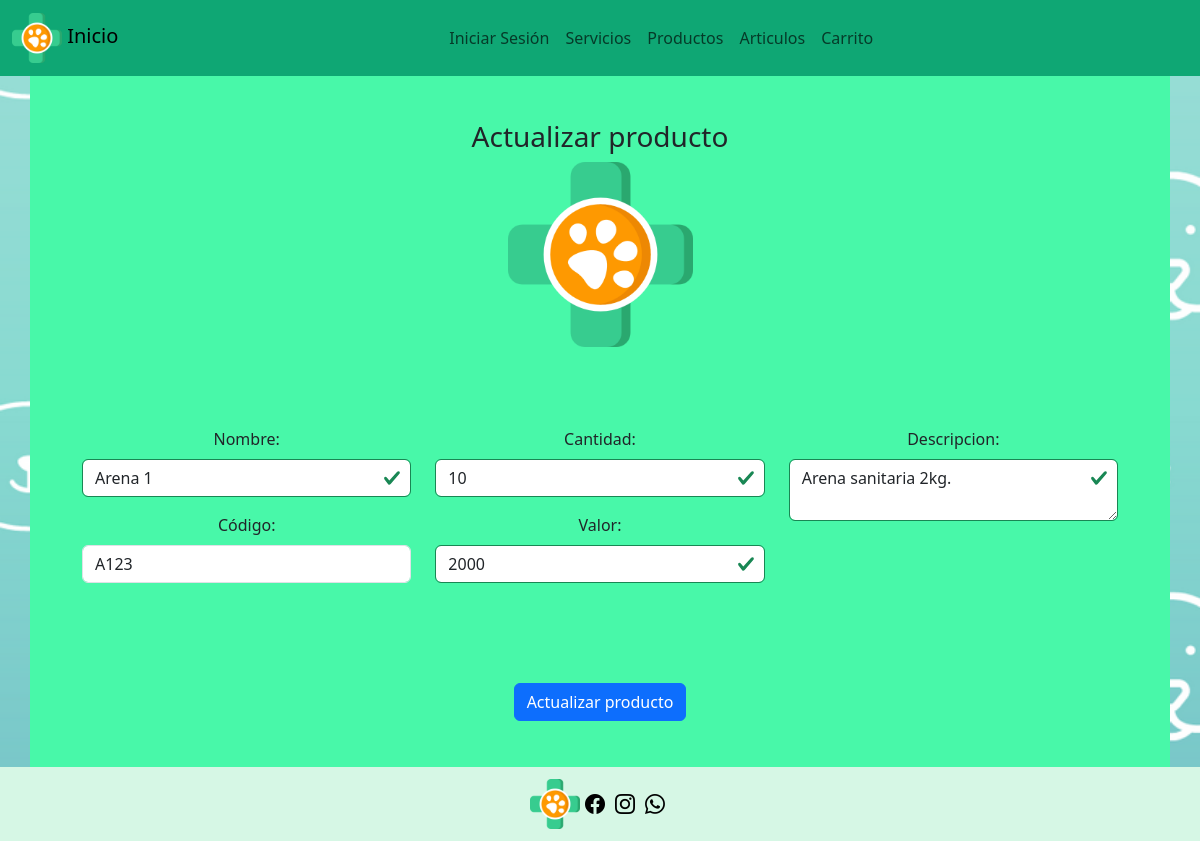
/productos_findEdit/A123/, run on the app's committed database.
### veterinaria/models.py (models this page shows, shortened)
class Producto(models.Model):
    codigo = models.CharField(max_length=10, primary_key=True)
    nombre = models.CharField(max_length=20)
    descripcion = models.CharField(max_length=100)
    valor = models.IntegerField()
    cantidad = models.CharField(max_length=4)

### veterinaria/views.py (the view)
# urls.py: path('productos_findEdit/<str:pk>/', views.productos_findEdit, name='productos_findEdit'),
def productos_findEdit(request, pk):
    if pk != "":
        producto = Producto.objects.get(codigo=pk)
        context={'producto':producto}
        if producto:
            return render(request, 'veterinaria/productoEdit.html', context)
        else:
            context={'mensaje': "Error, codigo no existe..."}
            return render(request, 'veterinaria/productosCrud.html', context)

### veterinaria/templates/veterinaria/productoEdit.html (shortened to what this page needs)
{% extends 'veterinaria/base.html' %}
{% load static %}
{% block content %}
  <section class="container">
    <div class="container">
      <div class="text-center">
        <h3>Actualizar producto</h3>
        <img src="{% static 'imagenes/logo.png' %}" style="width: 185px;" alt="logo">
      </div>
    </div>
    <form action="{% url 'productoUpdate' %}" method="post" class="was-validated">
      <div class="container row mx-auto registro">
        <div class="col-md-4 col-lg-4">
          <div class="mb-3 ">
            <label for="nombre" class="form-label">Nombre:</label>
            <input type="text" class="form-control" id="nombre" placeholder="Ingresa el nombre" name="nombre" value="{{ producto.nombre }}" required autocomplete="off" oninput="validarTexto('nombre')">
          </div>
          <div class="mb-3 ">
            <label for="codigo" class="form-label">Código:</label></th>
            <input type="text" class="form-control" id="codigo" placeholder="Ingresa el código" name="codigo" value="{{ producto.codigo }}" readonly>
          </div>
        </div>
        <div class="col-md-4 col-lg-4">
          <div class="mb-3 ">
            <label for="cantidad" class="form-label">Cantidad:</label>
            <input type="text" class="form-control" id="cantidad" placeholder="Ingresa la cantidad" name="cantidad" value="{{ producto.cantidad }}" required autocomplete="off" oninput="validarNumero('cantidad')">
          </div>
          <div class="mb-3 ">
            <label for="valor" class="form-label">Valor:</label>
            <input type="text" class="form-control" id="valor" placeholder="Ingresa el valor" name="valor" value="{{ producto.valor }}" required autocomplete="off" oninput="validarNumero('valor')">
          </div>
        </div>
        <div class="col-md-4 col-lg-4">
          <div class="mb-3 ">
            <label for="descripcion" class="form-label">Descripcion:</label>
            <textarea type="text" class="form-control" id="descripcion" placeholder="Ingresa la descripcion" name="descripcion" required autocomplete="off" oninput="validarTexto('descripcion')">{{ producto.descripcion }}</textarea>
          </div>
        </div>
      </div>
      <br>
      <button type="submit" class="btn btn-primary"id="botonCrearCuenta"onclick="validarProducto()">Actualizar producto</button>
  </form>
  </section>
{% endblock %}

### veterinaria/static/style.css (style rules this page uses)
body { background-image: url(imagenes/fondo4.png); background-size: cover; background-position: center; background-attachment: fixed; }
.container { margin-top: 40px; margin-bottom: 40px; background-color: #48F8A9; align-content: center; text-align: center; padding: 20px; }
form { margin-bottom: 60px; }

### data on the page
Producto: nombre "Arena 1", codigo "A123", cantidad "10", valor "2000", descripcion "Arena sanitaria 2kg."
